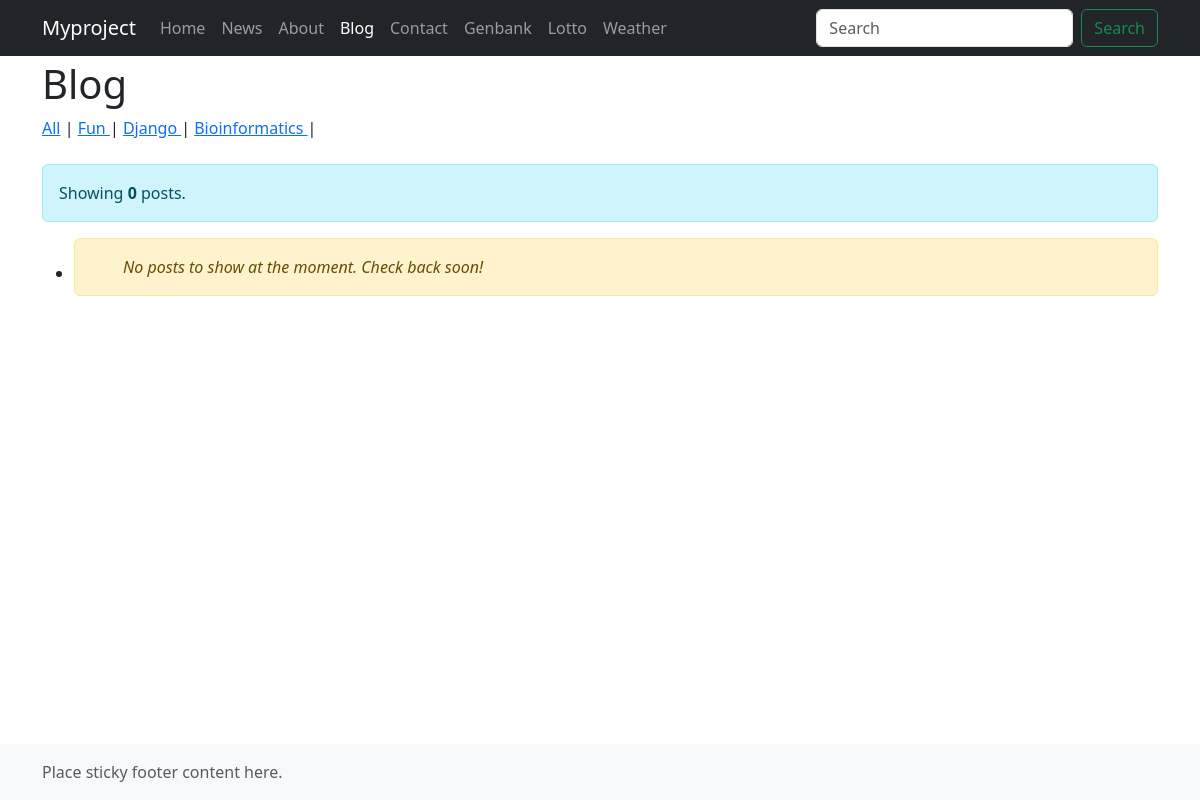
The page /blog/category/Django/ on the database as committed earlier.
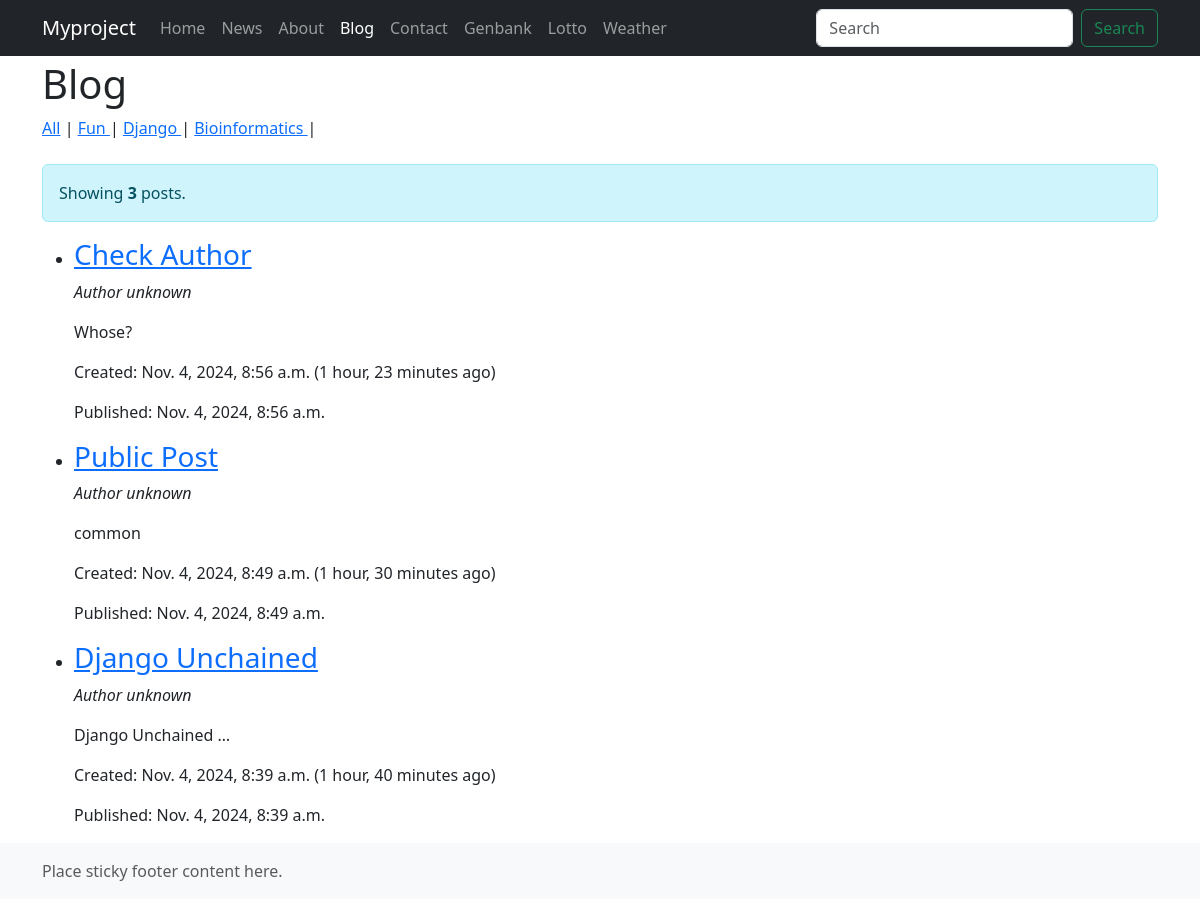
The same page on the database as committed later.
### blog/models.py (models this page shows, shortened)
class Category(models.Model):
    name = models.CharField(max_length=30)
    description = models.TextField()
    class Meta:
        verbose_name_plural = 'Categories'

class Post(models.Model):
    category = models.ForeignKey(Category, on_delete=models.CASCADE, null=True)
    author = models.ForeignKey(Author, on_delete=models.CASCADE, null=True)  # New field for author
    title = models.CharField(max_length=140)
    body = models.TextField()
    date_create = models.DateTimeField(auto_now_add=True)
    date_update = models.DateTimeField(auto_now=True)
    date_publish = models.DateTimeField(blank=True, null=True)
    is_public = models.BooleanField(default=True)

### blog/views.py (the view)
# urls.py: path('', views.post_list_view, name='post_list_view'),
def post_list_view(request, category_name=None, author_id=None):
    if category_name:
        queryset = Post.objects.filter(category__name=category_name, is_public=True)
    elif author_id:
        queryset = Post.objects.filter(author__id=author_id, is_public=True)
    else:
        queryset = Post.objects.filter(is_public=True)
    queryset = queryset.order_by('-date_publish')
    context = {
        'object_list': queryset,
        'category_list': Category.objects.all(),
        'author': get_object_or_404(Author, id=author_id) if author_id else None,
    }
    return render(request, 'blog/post_list.html', context)

### blog/templates/blog/post_list.html (shortened to what this page needs)
{% extends 'myapp/base.html' %}
{% block nav-link-blog %}active{% endblock %}
{% block content %}
  <h1>Blog</h1>
  <a href="{% url 'blog:post_list_view' %}">All</a> |
  {% for category in category_list %}
    <a href="{% url 'blog:post_list_category' category.name %}">
      {{ category.name }}
    </a> |
  {% endfor %}
  <br><br>
  <div class="alert alert-info" role="alert">
    Showing <strong>{{ object_list|length }}</strong> posts.
  </div>
  <ul>
    {% for obj in object_list %}
      <li>
        <h3>
          <a href="{% url 'blog:post_detail_view' obj.id %}">{{ obj.title|title }}</a>
        </h3>
        {% if obj.author %}
          <p>By {% if obj.author %}<a href="{% url 'blog:posts_by_author' obj.author.id %}">{{ obj.author.name }}</a>{% else %}Unknown Author{% endif %}</p>
        {% else %}
          <p><em>Author unknown</em></p>
        {% endif %}
        <p>{{ obj.body|truncatewords:2 }}</p>
        <p>Created: {{ obj.date_create }} ({{ obj.date_create|timesince }} ago)</p>
        <p>Published: {{ obj.date_publish }}</p>
      </li>
    {% empty %}
      <li>
        <div class="alert alert-warning d-flex align-items-center" role="alert">
          <svg class="bi flex-shrink-0 me-2" width="24" height="24" role="img" aria-label="Info:">
            <use xlink:href="#exclamation-triangle-fill" />
          </svg>
          <div>
            <em>No posts to show at the moment. Check back soon!</em>
          </div>
        </div>
      </li>
    {% endfor %}
  </ul>
{% endblock %}

Rows that differ between the two databases and show on the page:
added Post: title "Check Author", shows "Author unknown", body "Whose?", date_create "Nov. 4, 2024, 8:56 a.m.", date_create "1 hour, 23 minutes", date_publish "Nov. 4, 2024, 8:56 a.m."
added Post: title "Public Post", shows "Author unknown", body "common", date_create "Nov. 4, 2024, 8:49 a.m.", date_create "1 hour, 30 minutes", date_publish "Nov. 4, 2024, 8:49 a.m."
added Post: title "Django Unchained", shows "Author unknown", body "Django Unchained …", date_create "Nov. 4, 2024, 8:39 a.m.", date_create "1 hour, 40 minutes", date_publish "Nov. 4, 2024, 8:39 a.m."
Other text that changed with them:
{{ object_list|length }}: "0" → "3"
text no longer shown: "No posts to show at the moment. Check back soon!"
